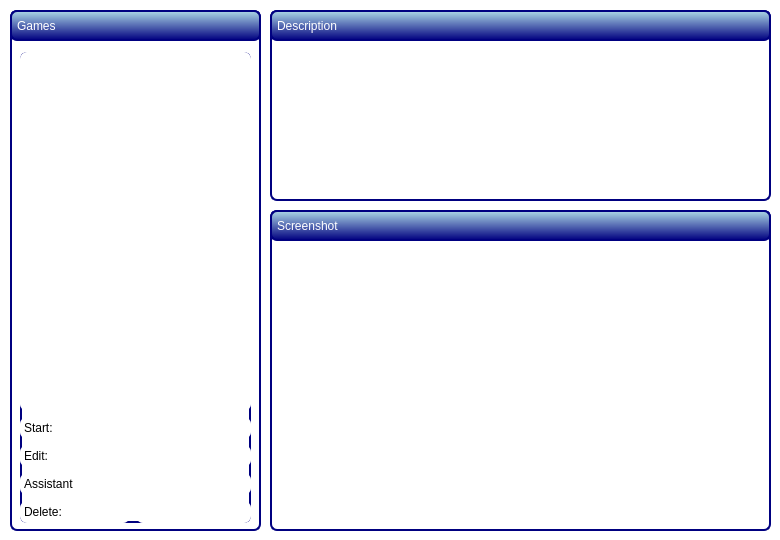
<ui version="4.0" >
 <class>UiDBoxFEStartScreen</class>
 <widget class="QWidget" name="UiDBoxFEStartScreen" >
  <property name="enabled" >
   <bool>true</bool>
  </property>
  <property name="geometry" >
   <rect>
    <x>0</x>
    <y>0</y>
    <width>780</width>
    <height>540</height>
   </rect>
  </property>
  <property name="minimumSize" >
   <size>
    <width>780</width>
    <height>540</height>
   </size>
  </property>
  <property name="maximumSize" >
   <size>
    <width>780</width>
    <height>540</height>
   </size>
  </property>
  <property name="windowTitle" >
   <string>DBoxFE - Startscreen</string>
  </property>
  <property name="styleSheet" >
   <string notr="true" >QWidget#UiDBoxFEStartScreen {
	background-color: white;
}
</string>
  </property>
  <widget class="QFrame" name="frameGame" >
   <property name="geometry" >
    <rect>
     <x>10</x>
     <y>10</y>
     <width>251</width>
     <height>521</height>
    </rect>
   </property>
   <property name="styleSheet" >
    <string notr="true" >border-width: 2px;
padding: 1px;
border-style: solid;
border-color: navy;
border-radius: 7px;
background-color: white;</string>
   </property>
   <property name="frameShape" >
    <enum>QFrame::StyledPanel</enum>
   </property>
   <widget class="QLabel" name="labelGameHeader" >
    <property name="geometry" >
     <rect>
      <x>0</x>
      <y>0</y>
      <width>251</width>
      <height>31</height>
     </rect>
    </property>
    <property name="styleSheet" >
     <string notr="true" >background-color: qlineargradient(x1: 0, y1: 0, x2: 0, y2: 1, stop: 0 lightblue, stop: 1 navy);
color: white;
border-width: 2px;
padding: 2px;
border-style: solid;
border-color: navy;
border-radius: 7px;
z-index: 99;</string>
    </property>
    <property name="frameShape" >
     <enum>QFrame::StyledPanel</enum>
    </property>
    <property name="text" >
     <string>Games</string>
    </property>
   </widget>
   <widget class="QWidget" name="" >
    <property name="geometry" >
     <rect>
      <x>10</x>
      <y>42</y>
      <width>231</width>
      <height>471</height>
     </rect>
    </property>
    <layout class="QGridLayout" name="gridLayout" >
     <item row="0" column="0" >
      <widget class="QListWidget" name="listWidgetGames" >
       <property name="styleSheet" >
        <string notr="true" >selection-background-color: qlineargradient(x1: 0, y1: 0, x2: 0, y2: 1, stop: 0 lightblue, stop: 1 navy);
border: none;
</string>
       </property>
      </widget>
     </item>
     <item row="1" column="0" >
      <layout class="QVBoxLayout" name="verticalLayout" >
       <item>
        <layout class="QHBoxLayout" name="horizontalLayout" >
         <item>
          <widget class="QLabel" name="label" >
           <property name="minimumSize" >
            <size>
             <width>110</width>
             <height>0</height>
            </size>
           </property>
           <property name="maximumSize" >
            <size>
             <width>110</width>
             <height>16777215</height>
            </size>
           </property>
           <property name="styleSheet" >
            <string notr="true" >border: none;</string>
           </property>
           <property name="text" >
            <string>Start:</string>
           </property>
          </widget>
         </item>
         <item>
          <widget class="QPushButton" name="pushButton" >
           <property name="minimumSize" >
            <size>
             <width>0</width>
             <height>22</height>
            </size>
           </property>
           <property name="maximumSize" >
            <size>
             <width>16777215</width>
             <height>22</height>
            </size>
           </property>
           <property name="styleSheet" >
            <string notr="true" >border-style: none;</string>
           </property>
           <property name="text" >
            <string/>
           </property>
           <property name="icon" >
            <iconset resource="../../resource/dboxfe.qrc" >
             <normaloff>:/pics/images/applications_16.png</normaloff>:/pics/images/applications_16.png</iconset>
           </property>
          </widget>
         </item>
        </layout>
       </item>
       <item>
        <layout class="QHBoxLayout" name="horizontalLayout_2" >
         <item>
          <widget class="QLabel" name="label_2" >
           <property name="minimumSize" >
            <size>
             <width>110</width>
             <height>0</height>
            </size>
           </property>
           <property name="maximumSize" >
            <size>
             <width>110</width>
             <height>16777215</height>
            </size>
           </property>
           <property name="styleSheet" >
            <string notr="true" >border: none;</string>
           </property>
           <property name="text" >
            <string>Edit:</string>
           </property>
          </widget>
         </item>
         <item>
          <widget class="QPushButton" name="pushButton_2" >
           <property name="minimumSize" >
            <size>
             <width>0</width>
             <height>22</height>
            </size>
           </property>
           <property name="maximumSize" >
            <size>
             <width>16777215</width>
             <height>22</height>
            </size>
           </property>
           <property name="styleSheet" >
            <string notr="true" >border-style: none;</string>
           </property>
           <property name="text" >
            <string/>
           </property>
           <property name="icon" >
            <iconset resource="../../resource/dboxfe.qrc" >
             <normaloff>:/pics/images/copy_16.png</normaloff>:/pics/images/copy_16.png</iconset>
           </property>
          </widget>
         </item>
        </layout>
       </item>
       <item>
        <layout class="QHBoxLayout" name="horizontalLayout_4" >
         <item>
          <widget class="QLabel" name="label_4" >
           <property name="minimumSize" >
            <size>
             <width>110</width>
             <height>0</height>
            </size>
           </property>
           <property name="maximumSize" >
            <size>
             <width>110</width>
             <height>16777215</height>
            </size>
           </property>
           <property name="styleSheet" >
            <string notr="true" >border: none;</string>
           </property>
           <property name="text" >
            <string>Assistant</string>
           </property>
          </widget>
         </item>
         <item>
          <widget class="QPushButton" name="pushButton_4" >
           <property name="minimumSize" >
            <size>
             <width>0</width>
             <height>22</height>
            </size>
           </property>
           <property name="maximumSize" >
            <size>
             <width>16777215</width>
             <height>22</height>
            </size>
           </property>
           <property name="styleSheet" >
            <string notr="true" >border-style: none;</string>
           </property>
           <property name="text" >
            <string/>
           </property>
           <property name="icon" >
            <iconset resource="../../resource/dboxfe.qrc" >
             <normaloff>:/pics/images/computer_16.png</normaloff>:/pics/images/computer_16.png</iconset>
           </property>
          </widget>
         </item>
        </layout>
       </item>
       <item>
        <layout class="QHBoxLayout" name="horizontalLayout_3" >
         <item>
          <widget class="QLabel" name="label_3" >
           <property name="minimumSize" >
            <size>
             <width>110</width>
             <height>0</height>
            </size>
           </property>
           <property name="maximumSize" >
            <size>
             <width>110</width>
             <height>16777215</height>
            </size>
           </property>
           <property name="styleSheet" >
            <string notr="true" >border: none;</string>
           </property>
           <property name="text" >
            <string>Delete:</string>
           </property>
          </widget>
         </item>
         <item>
          <widget class="QPushButton" name="pushButton_3" >
           <property name="minimumSize" >
            <size>
             <width>0</width>
             <height>22</height>
            </size>
           </property>
           <property name="maximumSize" >
            <size>
             <width>16777215</width>
             <height>22</height>
            </size>
           </property>
           <property name="styleSheet" >
            <string notr="true" >border-style: none;</string>
           </property>
           <property name="text" >
            <string/>
           </property>
           <property name="icon" >
            <iconset resource="../../resource/dboxfe.qrc" >
             <normaloff>:/pics/images/trash_16.png</normaloff>:/pics/images/trash_16.png</iconset>
           </property>
          </widget>
         </item>
        </layout>
       </item>
      </layout>
     </item>
    </layout>
   </widget>
  </widget>
  <widget class="QFrame" name="frameGameScreenshot" >
   <property name="geometry" >
    <rect>
     <x>270</x>
     <y>210</y>
     <width>501</width>
     <height>321</height>
    </rect>
   </property>
   <property name="styleSheet" >
    <string notr="true" >border-width: 2px;
padding: 1px;
border-style: solid;
border-color: navy;
border-radius: 7px;
background-color: white;</string>
   </property>
   <property name="frameShape" >
    <enum>QFrame::StyledPanel</enum>
   </property>
   <widget class="QLabel" name="labelGameScreenshot" >
    <property name="geometry" >
     <rect>
      <x>10</x>
      <y>42</y>
      <width>481</width>
      <height>271</height>
     </rect>
    </property>
    <property name="styleSheet" >
     <string notr="true" >padding: 1px;
border-radius: 7px;
border: none;
background-color: white;
</string>
    </property>
    <property name="text" >
     <string/>
    </property>
    <property name="pixmap" >
     <pixmap>C:/Dokumente und Einstellungen/Administrator/Desktop/monkey1.gif</pixmap>
    </property>
    <property name="scaledContents" >
     <bool>true</bool>
    </property>
   </widget>
   <widget class="QLabel" name="labelGameSreenshotHeader" >
    <property name="geometry" >
     <rect>
      <x>0</x>
      <y>0</y>
      <width>501</width>
      <height>31</height>
     </rect>
    </property>
    <property name="styleSheet" >
     <string notr="true" >background-color: qlineargradient(x1: 0, y1: 0, x2: 0, y2: 1, stop: 0 lightblue, stop: 1 navy);
color: white;
border-width: 2px;
padding: 2px;
border-style: solid;
border-color: navy;
border-radius: 7px;</string>
    </property>
    <property name="frameShape" >
     <enum>QFrame::StyledPanel</enum>
    </property>
    <property name="text" >
     <string>Screenshot</string>
    </property>
   </widget>
  </widget>
  <widget class="QFrame" name="frameGameDescription" >
   <property name="geometry" >
    <rect>
     <x>270</x>
     <y>10</y>
     <width>501</width>
     <height>191</height>
    </rect>
   </property>
   <property name="styleSheet" >
    <string notr="true" >border-width: 2px;
padding: 1px;
border-style: solid;
border-color: navy;
border-radius: 7px;
background-color: white;</string>
   </property>
   <property name="frameShape" >
    <enum>QFrame::StyledPanel</enum>
   </property>
   <widget class="QTextEdit" name="textEditGameDescription" >
    <property name="geometry" >
     <rect>
      <x>10</x>
      <y>40</y>
      <width>481</width>
      <height>141</height>
     </rect>
    </property>
    <property name="styleSheet" >
     <string notr="true" >padding: 1px;
border: none;
border-radius: 7px;
background-color: white;
</string>
    </property>
   </widget>
   <widget class="QLabel" name="labelGameDescriptionHeader" >
    <property name="geometry" >
     <rect>
      <x>0</x>
      <y>0</y>
      <width>501</width>
      <height>31</height>
     </rect>
    </property>
    <property name="styleSheet" >
     <string notr="true" >background-color: qlineargradient(x1: 0, y1: 0, x2: 0, y2: 1, stop: 0 lightblue, stop: 1 navy);
color: white;
border-width: 2px;
padding: 2px;
border-style: solid;
border-color: navy;
border-radius: 7px;</string>
    </property>
    <property name="frameShape" >
     <enum>QFrame::StyledPanel</enum>
    </property>
    <property name="text" >
     <string>Description</string>
    </property>
   </widget>
  </widget>
 </widget>
 <resources>
  <include location="../../resource/dboxfe.qrc" />
 </resources>
 <connections/>
</ui>
